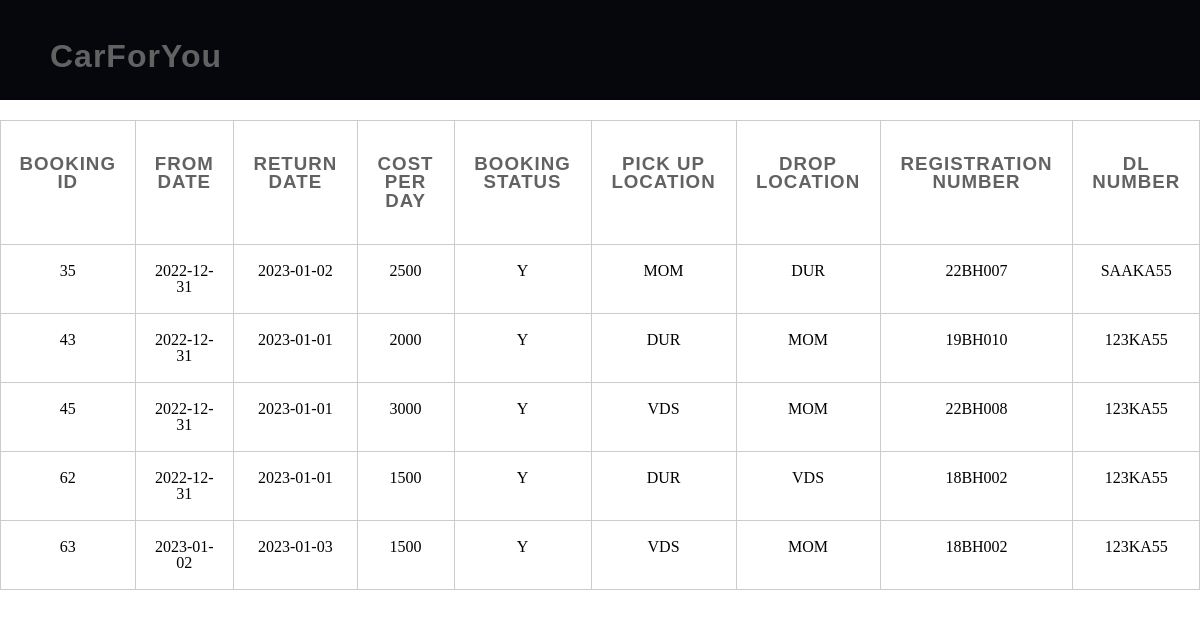
The app's page /admin/showbook.php, older data.
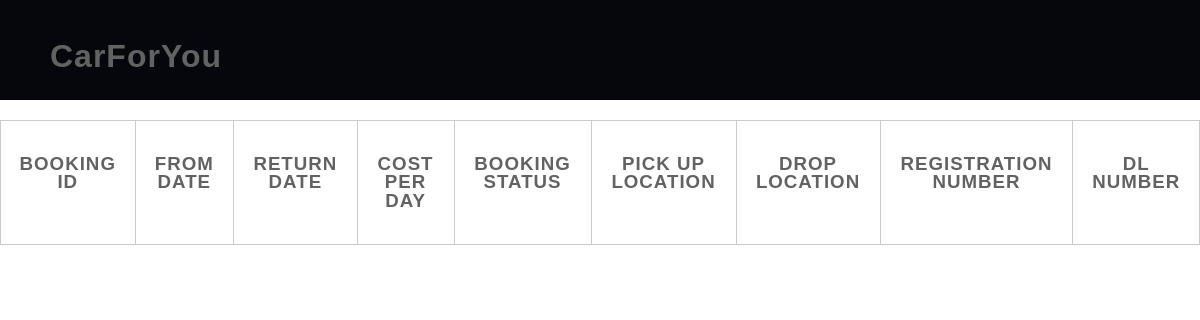
The same page, newer data.
### tables this page shows
CREATE TABLE `booking_details` (
  `BOOKING_ID` int(11) NOT NULL,
  `FROM_DT_TIME` date DEFAULT NULL,
  `RET_DT_TIME` date DEFAULT NULL,
  `AMOUNT` int(11) NOT NULL,
  `BOOKING_STATUS` char(1) NOT NULL,
  `PICKUP_LOC` char(4) NOT NULL,
  `DROP_LOC` char(4) NOT NULL,
  `REG_NUM` char(7) NOT NULL,
  `DL_NUM` char(8) NOT NULL
);

### admin/showbook.php (the view, shortened to what this page needs)
<!DOCTYPE html>
<html lang="en">
<head>
	<link rel="stylesheet" type="text/css" href="css/reset.css">
	<link rel="stylesheet" type="text/css" href="css/responsive.css">
</head>
<body>
	<section class="">
		<?php
        include 'header.php';
        $car = "SELECT * FROM booking_details";
        $car1 = $conn->query($car);
        ?>
        <div class="cal">
        <table class="invc">
            <tr>
            <td><h3>BOOKING ID</h3></td>
            <td><h3>FROM DATE</h3></td>
            <td><h3>RETURN DATE</h3></td>
            <td><h3>COST PER DAY</h3></td>
            <td><h3>BOOKING STATUS</h3></td>
            <td><h3>PICK UP LOCATION</h3></td>
            <td><h3>DROP LOCATION</h3></td>
            <td><h3>REGISTRATION NUMBER</h3></td>
            <td><h3>DL NUMBER</h3></td>
            </tr>
        <?php
        while($carw1=$car1->fetch_assoc())
        {
            ?>
            <tr>
            <td><?php echo $carw1['BOOKING_ID'] ?></td>
            <td><?php echo $carw1['FROM_DT_TIME'] ?></td>
            <td><?php echo $carw1['RET_DT_TIME'] ?></td>
            <td><?php echo $carw1['AMOUNT'] ?></td>
            <td><?php echo $carw1['BOOKING_STATUS'] ?></td>
            <td><?php echo $carw1['PICKUP_LOC'] ?></td>
            <td><?php echo $carw1['DROP_LOC'] ?></td>
            <td><?php echo $carw1['REG_NUM'] ?></td>
            <td><?php echo $carw1['DL_NUM'] ?></td>
            </tr>
        <?php }
        ?>
	</section>
</body>
</html>

### admin/header.php (shortened to what this page needs)
<header>
	<div class="wrapper">
		<a href="main.php"><h1 class="logo">CarForYou</h1></a>
	</div>
</header>

### admin/css/responsive.css (style rules this page uses)
body { background: #fff; }
.wrapper { max-width: 1100px; margin: 0 auto; position: relative; }
h1, h2, h3, h4, h5, h6 { color: #626262; font-family: "lato-regular", Helvetica, Arial, sans-serif; letter-spacing: 1px; }
h1 { font-size: 2em; margin: .67em 0 }
h3 { font-size: 1.17em; margin: .83em 0 }
h1, h2, h3, h4, h5, h6 { font-weight: bolder }
header { width: 100%; height: 100px; background: #05070d; }
header .logo { margin-top: 40px; float: left; }
.cal { display: flex; }
.invc { margin: 20px auto; }
.invc tr { text-align: center; }
.invc th, .invc td { border: 1px solid #cccccc; padding: 15px; padding: 18px; }

Row changes from the older to the newer data that the page shows:
removed booking_details: BOOKING_ID "35", FROM_DT_TIME "2022-12-31", RET_DT_TIME "2023-01-02", AMOUNT "2500", BOOKING_STATUS "Y", PICKUP_LOC "MOM", DROP_LOC "DUR", REG_NUM "22BH007", DL_NUM "SAAKA55"
removed booking_details: BOOKING_ID "43", FROM_DT_TIME "2022-12-31", RET_DT_TIME "2023-01-01", AMOUNT "2000", BOOKING_STATUS "Y", PICKUP_LOC "DUR", DROP_LOC "MOM", REG_NUM "19BH010", DL_NUM "123KA55"
removed booking_details: BOOKING_ID "45", FROM_DT_TIME "2022-12-31", RET_DT_TIME "2023-01-01", AMOUNT "3000", BOOKING_STATUS "Y", PICKUP_LOC "VDS", DROP_LOC "MOM", REG_NUM "22BH008", DL_NUM "123KA55"
removed booking_details: BOOKING_ID "62", FROM_DT_TIME "2022-12-31", RET_DT_TIME "2023-01-01", AMOUNT "1500", BOOKING_STATUS "Y", PICKUP_LOC "DUR", DROP_LOC "VDS", REG_NUM "18BH002", DL_NUM "123KA55"
removed booking_details: BOOKING_ID "63", FROM_DT_TIME "2023-01-02", RET_DT_TIME "2023-01-03", AMOUNT "1500", BOOKING_STATUS "Y", PICKUP_LOC "VDS", DROP_LOC "MOM", REG_NUM "18BH002", DL_NUM "123KA55"
